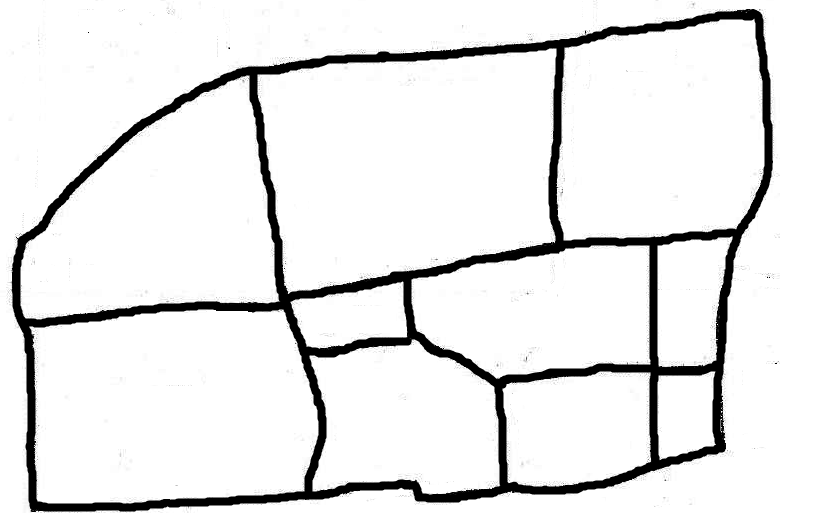
#> input picture Maps/Enhanced.png, 819 x 513 px, found by its file name
$ python img.py   (older library calls are emulated)
#> lines starting #> are read from the running program, lines starting #| are printed output that depends on the picture; after the words box and inside, x2 and y2 are one past the last pixel; in counts of white or black regions, pixels touching at a corner belong together
import cv2
import numpy as np
import matplotlib.pyplot as plt
import random as rn


def plts(title, image, map='gray'):
    plt.imshow(image, cmap=map)
    plt.title(title)
    plt.show()


def getContour(image, flag):
#> called with image = 'Maps/Enhanced.png', flag = 1
    img = cv2.imread(image, 0)
#> img is the input picture: shape (513, 819); min 0, max 255, mean 231.9
    color = cv2.imread(image)
    blur = cv2.GaussianBlur(img, (3, 3), 0)
    ret3, img = cv2.threshold(blur, 0, 255, cv2.THRESH_BINARY_INV + cv2.THRESH_OTSU)
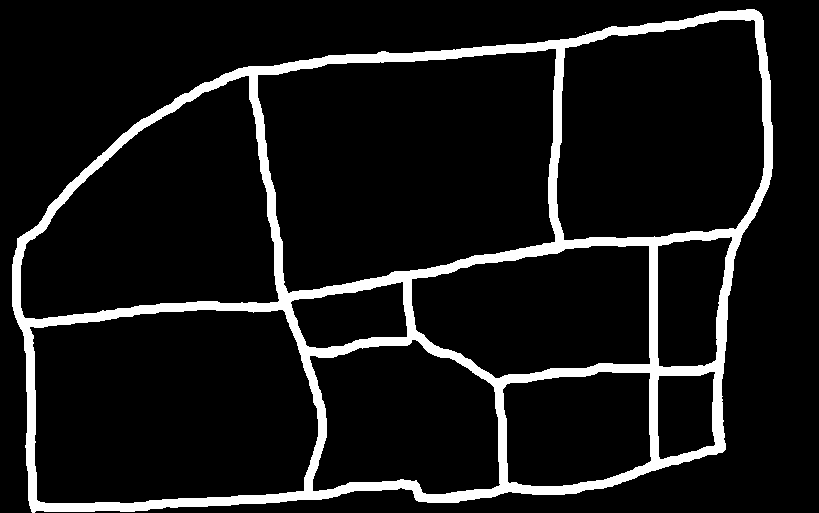
#> img: shape (513, 819); 9.4% white; 2 white regions (1 under 20 px), largest, box (x1, y1, x2, y2) and area: (12, 9, 773, 513) 39585
#> ret3 = 140
    img = cv2.medianBlur(img, 3)
#> img: shape (513, 819); 9.4% white; 1 white region, box (x1, y1, x2, y2) and area: (12, 9, 773, 513) 39611

    kernel = np.ones((5, 5), np.uint8)

    img = cv2.erode(img, kernel, iterations=1)
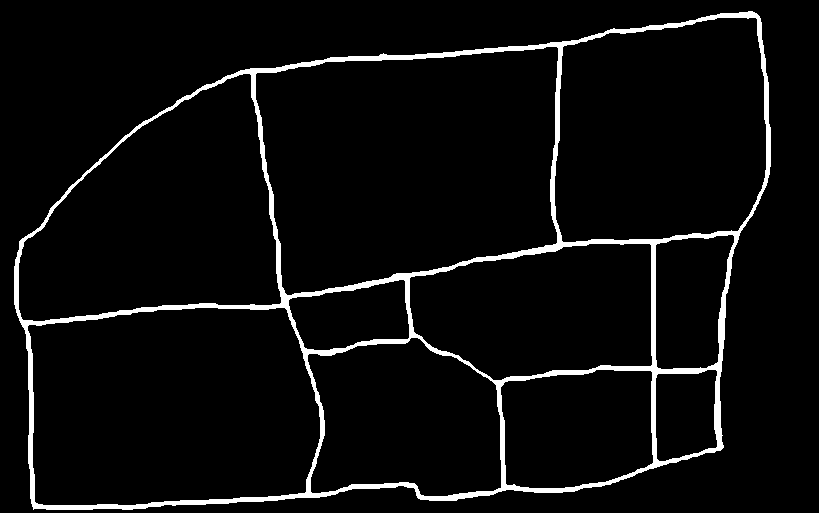
#> img: shape (513, 819); 4.8% white; 1 white region
    # mask = np.zeros(img.shape, np.uint8)
    empty = np.zeros(img.shape, np.uint8)
    ret, thresh = cv2.threshold(img, 127, 255, 0)
    im2, contours, hierarchy = cv2.findContours(thresh, cv2.RETR_TREE, cv2.CHAIN_APPROX_SIMPLE)
#> contours = 11 contours; largest, box (x1, y1, x2, y2) and area: (14, 11, 771, 510) 301398, (255, 46, 559, 296) 61066, (27, 307, 321, 506) 52031, (18, 73, 282, 322) 42652, (554, 17, 767, 243) 42194
    if (flag):
        for cnt in contours[1:]:
            cv2.drawContours(empty, [cnt], 0, (255, 255, 255), -1)
            cv2.drawContours(color, [cnt], 0, (rn.randint(0, 255), rn.randint(0, 255), rn.randint(0, 255)), -1)
            #plts('Steps',empty)
            empty = np.zeros(img.shape, np.uint8)
#> this loop made 10 passes
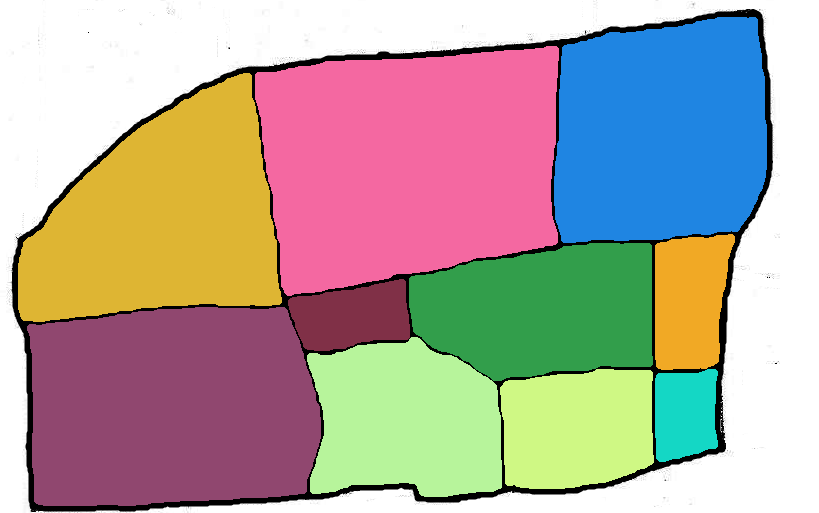
#> color: shape (513, 819, 3); mean B, G, R 157.6, 165.9, 177.7
#> empty: shape (513, 819); every value is 0
        return color, contours[1:]
    else:
        return im2, contours[1:]


def maskit(img, num, con):
    can = np.zeros(img.shape)
    for i in con:
        empty = np.zeros(con.shape[:2])
        cv2.drawContours(empty, [i], 0, 255, -1)
        cv2.imshow("H", empty)


def ex1():
    pic = ['Maps/Numbered.png', 'Maps/Enhanced.png', 'Extracted/Numbered.png', 'Extracted/Enhanced.png']
    color, con = getContour(pic[1], 1)
#> con = 10 contours; largest, box (x1, y1, x2, y2) and area: (255, 46, 559, 296) 61066, (27, 307, 321, 506) 52031, (18, 73, 282, 322) 42652, (554, 17, 767, 243) 42194, (409, 243, 653, 381) 26504
    for cnt in con:
        img = cv2.imread(pic[0], 0)
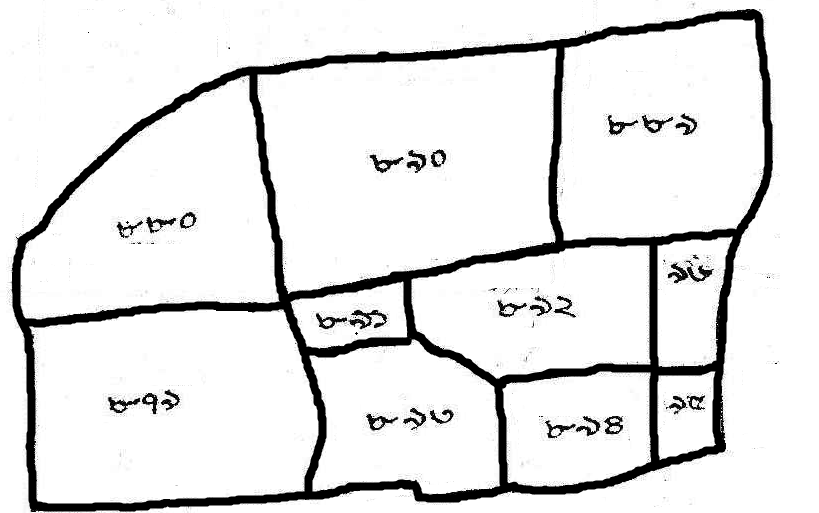
#> input picture Maps/Numbered.png, 819 x 513 px, found by its file name
#> img is the input picture: shape (513, 819); min 0, max 255, mean 228.9
        #print(cv2.contourArea(cnt))
        empty = np.zeros(img.shape, np.uint8)
        cv2.drawContours(empty, [cnt], 0, (255, 255, 255), -1)
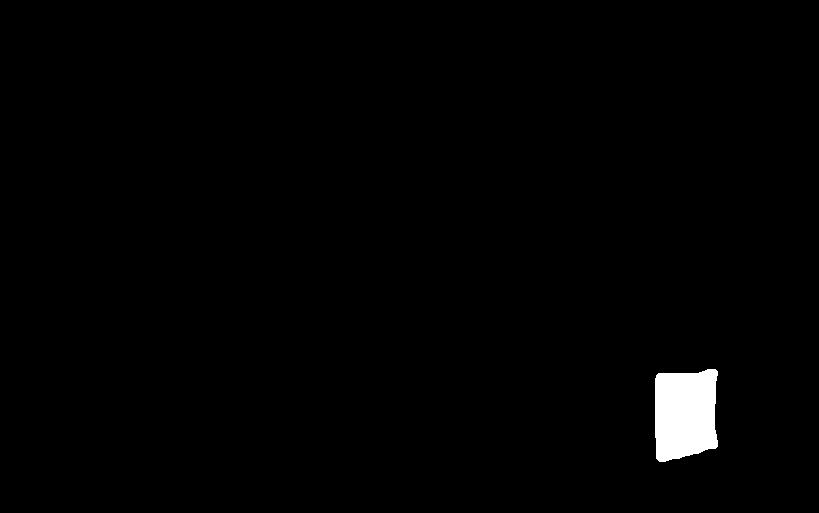
#> empty: shape (513, 819); 1.2% white; 1 white region, box (x1, y1, x2, y2) and area: (655, 369, 718, 462) 5098
        empty=~empty
#> empty: shape (513, 819); 98.8% white; 1 black region
        img=img|empty
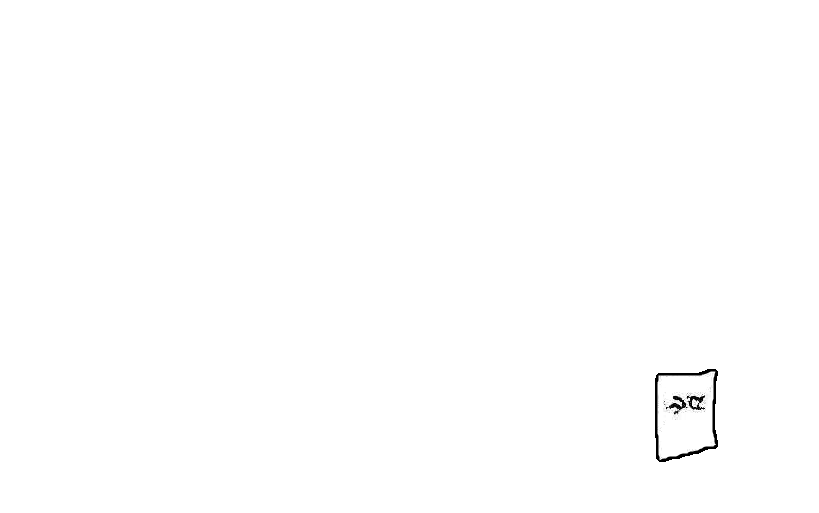
#> img: shape (513, 819); min 0, max 255, mean 254.4
        plts("New", img)
        im2, contours, hierarchy = cv2.findContours(img, cv2.RETR_TREE, cv2.CHAIN_APPROX_SIMPLE)
#> contours = 49 contours, 47 with area under 20; largest, box (x1, y1, x2, y2) and area: (0, 0, 819, 513) 418816, (654, 368, 719, 463) 916
        print("New")
        for p in contours[1:]:
            q=cv2.contourArea(p)
            if(q>4000):
                print(q)
                empty = np.zeros(img.shape[:2])
                cv2.drawContours(empty, [p], 0, 255, -1)
#> this loop made 48 passes
#> (p, q) on passes 1, 2, 3, 4, 5, 7, 8, 9, 10, 11, 12, 13: ([[673, 413], [674, 412], [675, 413], [674, 414]], 2), ([[699, 409], [700, 408], [701, 409], [700, 410]], 2), ([[697, 409], [698, 408], [699, 409], [698, 410]], 2), ([[678, 409], [679, 408], [680, 409], [679, 410]], 2), ([[703, 408], [704, 407], [705, 408], [704, 409]], 2), ([[692, 408], [693, 407], [694, 408], [693, 409]], 2), ([[665, 408], [666, 407], [667, 408], [666, 409]], 2), ([[700, 407], [701, 406], [702, 407], [701, 408]], 2), ([[697, 407], [698, 406], [699, 407], [698, 408]], 2), ([[693, 407], [694, 406], [695, 407], [694, 408]], 2), ([[691, 407], [692, 406], [693, 407], [692, 408]], 2), ([[685, 407], [686, 406], [687, 407], [686, 408]], 2)
#> q on passes 6, 15, 18, 23, 24, 26: 4, 5.5, 4, 7, 4, 7
                #plts("Inside",empty)
        #plts("Steps Numbers",img)

    plts("Shaded",color)


def ex2():
    pic = ['Maps\\Numbered.png', 'Maps\Enhanced.png', 'Extracted\\Numbered.png', 'Extracted\Enhanced.png']
    img = cv2.imread(pic[1], 0)
    img2 = cv2.imread(pic[0], 0)
    empty = ~(img ^ img2)
    plts('Contour', img)
    plts('Numbers and Contour', img2)
    plts('Numbers', empty)


def ex3():
    pic = ['Maps\\Numbered.png', 'Maps\Enhanced.png', 'Extracted\\Numbered.png', 'Extracted\Enhanced.png']
    img = cv2.imread(pic[1], 0)
    img2 = cv2.imread(pic[0], 0)
    color, con = getContour(pic[1], 1)

def ex4():
    pic = ['Maps\\Numbered.png', 'Maps\Enhanced.png', 'Extracted\\Numbered.png', 'Extracted\Enhanced.png']


if __name__ == "__main__":
    ex1()
